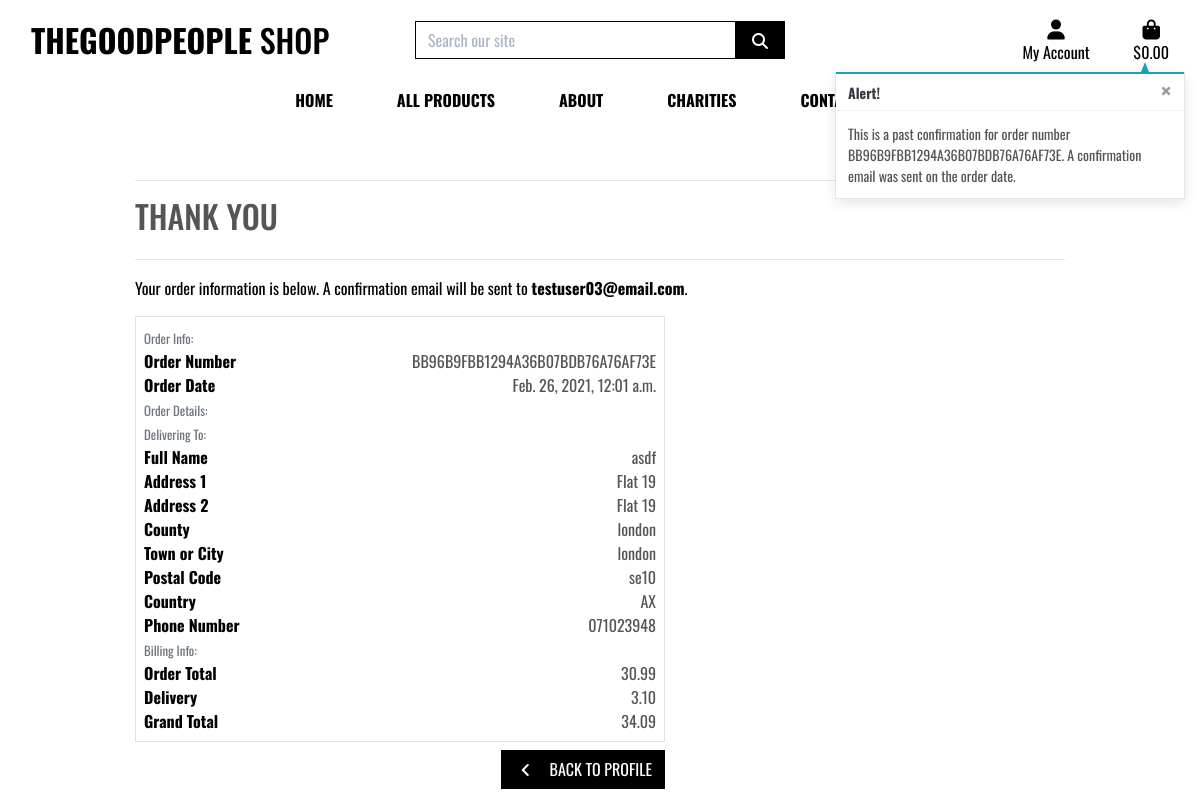
/profile/order_history/BB96B9FBB1294A36B07BDB76A76AF73E, run on the app's committed database.
### checkout/models.py (models this page shows, shortened)
class Order(models.Model):
    order_number = models.CharField(max_length=32, null=False, editable=False)
    user_profile = models.ForeignKey(UserProfile, on_delete=models.SET_NULL,
                                     null=True, blank=True, related_name='orders')
    full_name = models.CharField(max_length=50, null=False, blank=False)
    email = models.EmailField(max_length=254, null=False, blank=False)
    phone_number = models.CharField(max_length=20, null=False, blank=False)
    country = CountryField(blank_label='Country *', null=False, blank=False)
    postcode = models.CharField(max_length=20, null=True, blank=True)
    town_or_city = models.CharField(max_length=40, null=False, blank=False)
    street_address1 = models.CharField(max_length=80, null=False, blank=False)
    street_address2 = models.CharField(max_length=80, null=True, blank=True)
    county = models.CharField(max_length=80, null=True, blank=True)
    date = models.DateTimeField(auto_now_add=True)
    delivery_cost = models.DecimalField(max_digits=6, decimal_places=2, null=False, default=0)
    order_total = models.DecimalField(max_digits=10, decimal_places=2, null=False, default=0)
    grand_total = models.DecimalField(max_digits=10, decimal_places=2, null=False, default=0)
    original_cart = models.TextField(null=False, blank=False, default='')
    stripe_pid = models.CharField(max_length=254, null=False, blank=False, default='')

### profiles/views.py (the view)
# urls.py: path('order_history/<order_number>', views.order_history, name='order_history'),
def order_history(request, order_number):
    order = get_object_or_404(Order, order_number=order_number)
    messages.info(request, (
        f'This is a past confirmation for order number {order_number}. '
        'A confirmation email was sent on the order date.'
    ))
    template = 'checkout/checkout_success.html'
    context = {
        'order': order,
        'from_profile': True,
    }
    return render(request, template, context)

### cart/contexts.py (called while the page is built, shortened)
def cart_contents(request):
    cart_items = []
    total = 0
    product_count = 0
    cart = request.session.get('cart', {})
    if total < settings.FREE_DELIVERY_THRESHOLD:
        delivery = total * Decimal(settings.STANDARD_DELIVERY_PERCENTAGE / 100)
        free_delivery_delta = settings.FREE_DELIVERY_THRESHOLD - total
    else:
        delivery = 0
        free_delivery_delta = 0
    grand_total = delivery + total
    context = {
        'cart_items': cart_items,
        'total': total,
        'product_count': product_count,
        'delivery': delivery,
        'free_delivery_delta': free_delivery_delta,
        'free_delivery_threshold': settings.FREE_DELIVERY_THRESHOLD,
        'grand_total': grand_total,
    }
    return context

### checkout/templates/checkout/checkout_success.html (shortened to what this page needs)
{% extends "base.html" %}
{% load static %}
{% block extra_css %}
    <link rel="stylesheet" href="{% static 'checkout/css/checkout.css' %}">
{% endblock %}
{% block page_header %}
    <div class="container header-container">
    </div>
{% endblock %}
{% block content %}
    <div class="overlay"></div>
    <div class="container">
        <div class="row">
            <div class="col">
                <hr>
                <h2 class="logo-font mb-4">Thank You</h2>
                <hr>
                <p class="text-black">Your order information is below. A confirmation email will be sent to <strong>{{ order.email }}</strong>.</p>
            </div>
        </div>
        <div class="row">
            <div class="col-12 col-lg-7">
                <div class="order-confirmation-wrapper p-2 border">
                    <div class="row">
                        <div class="col">
                            <small class="text-muted">Order Info:</small>
                        </div>
                    </div>
                    <div class="row">
                        <div class="col-12 col-md-4">
                            <p class="mb-0 text-black font-weight-bold">Order Number</p>
                        </div>
                        <div class="col-12 col-md-8 text-md-right">
                            <p class="mb-0">{{ order.order_number }}</p>
                        </div>
                    </div>
                    <div class="row">
                        <div class="col-12 col-md-4">
                            <p class="mb-0 text-black font-weight-bold">Order Date</p>
                        </div>
                        <div class="col-12 col-md-8 text-md-right">
                            <p class="mb-0">{{ order.date }}</p>
                        </div>
                    </div>
                    <div class="row">
                        <div class="col">
                            <small class="text-muted">Order Details:</small>
                        </div>
                    </div>
                    <div class="row">
                        <div class="col">
                            <small class="text-muted">Delivering To:</small>
                        </div>
                    </div>
                    <div class="row">
                        <div class="col-12 col-md-4">
                            <p class="mb-0 text-black font-weight-bold">Full Name</p>
                        </div>
                        <div class="col-12 col-md-8 text-md-right">
                            <p class="mb-0">{{ order.full_name }}</p>
                        </div>
                    </div>
                    <div class="row">
                        <div class="col-12 col-md-4">
                            <p class="mb-0 text-black font-weight-bold">Address 1</p>
                        </div>
                        <div class="col-12 col-md-8 text-md-right">
                            <p class="mb-0">{{ order.street_address1 }}</p>
                        </div>
                    </div>
                    {% if order.street_address2 %}
                    <div class="row">
                        <div class="col-12 col-md-4">
                            <p class="mb-0 text-black font-weight-bold">Address 2</p>
                        </div>
                        <div class="col-12 col-md-8 text-md-right">
                            <p class="mb-0">{{ order.street_address1 }}</p>
                        </div>
                    </div>
                    {% endif %}
                    {% if order.county %}
                    <div class="row">
                        <div class="col-12 col-md-4">
                            <p class="mb-0 text-black font-weight-bold">County</p>
                        </div>
                        <div class="col-12 col-md-8 text-md-right">
                            <p class="mb-0">{{ order.county }}</p>
                        </div>
                    </div>
                    {% endif %}
                    <div class="row">
                        <div class="col-12 col-md-4">
                            <p class="mb-0 text-black font-weight-bold">Town or City</p>
                        </div>
                        <div class="col-12 col-md-8 text-md-right">
                            <p class="mb-0">{{ order.town_or_city }}</p>
                        </div>
                    </div>
                    {% if order.postcode %}
                    <div class="row">
                        <div class="col-12 col-md-4">
                            <p class="mb-0 text-black font-weight-bold">Postal Code</p>
                        </div>
                        <div class="col-12 col-md-8 text-md-right">
                            <p class="mb-0">{{ order.postcode }}</p>
                        </div>
                    </div>
                    {% endif %}
                    <div class="row">
                        <div class="col-12 col-md-4">
                            <p class="mb-0 text-black font-weight-bold">Country</p>
                        </div>
                        <div class="col-12 col-md-8 text-md-right">
                            <p class="mb-0">{{ order.country }}</p>
                        </div>
                    </div>
                    <div class="row">
                        <div class="col-12 col-md-4">
                            <p class="mb-0 text-black font-weight-bold">Phone Number</p>
                        </div>
                        <div class="col-12 col-md-8 text-md-right">
                            <p class="mb-0">{{ order.phone_number }}</p>
                        </div>
                    </div>
                    <div class="row">
                        <div class="col">
                            <small class="text-muted">Billing Info:</small>
                        </div>
                    </div>
                    <div class="row">
                        <div class="col-12 col-md-4">
                            <p class="mb-0 text-black font-weight-bold">Order Total</p>
                        </div>
                        <div class="col-12 col-md-8 text-md-right">
                            <p class="mb-0">{{ order.order_total }}</p>
                        </div>
                    </div>
                    <div class="row">
                        <div class="col-12 col-md-4">
                            <p class="mb-0 text-black font-weight-bold">Delivery</p>
                        </div>
                        <div class="col-12 col-md-8 text-md-right">
                            <p class="mb-0">{{ order.delivery_cost }}</p>
                        </div>
                    </div>
                    <div class="row">
                        <div class="col-12 col-md-4">
                            <p class="mb-0 text-black font-weight-bold">Grand Total</p>
                        </div>
                        <div class="col-12 col-md-8 text-md-right">
                            <p class="mb-0">{{ order.grand_total }}</p>
                        </div>
                    </div>
                </div>
            </div>
        </div>
        <div class="row">
			<div class="col-12 col-lg-7 text-right">
                <a href="{% url 'profile' %}" class="btn btn-black rounded-0 my-2">
                    <span class="icon mr-2">
                        <i class="fas fa-angle-left"></i>
                    </span>
                   <span class="text-uppercase">Back to Profile</span>
                </a>
			</div>
		</div>
    </div>
{% endblock %}

### static/css/base.css (style rules this page uses)
html { height: 100%; }
body { background: url('../images/homepage_background.jpeg') no-repeat center center fixed; background-size: cover; color: #555; font-family: 'Oswald'; }
.icon { align-items: center; display: inline-flex; justify-content: center; height: 1.5rem; width: 1.5rem; }
.logo-font { text-transform: uppercase; }
.btn-black { background: black; color: white; }
.text-black { color: #000 !important; }
.overlay { height: 100%; width: 100%; top: 0; left: 0; position: fixed; background: white; z-index: -1; }
@media (min-width: 1200px) { .container { max-width: 80%; } }
@media (min-width: 992px) { .header-container { padding-top: 164px; } }

### data on the page
Order: email "testuser03@email.com", order_number "BB96B9FBB1294A36B07BDB76A76AF73E", date "Feb. 26, 2021, 12:01 a.m.", full_name "asdf", street_address1 "Flat 19", county "london", town_or_city "london", postcode "se10", country "AX", phone_number "071023948", order_total "30.99", delivery_cost "3.10", grand_total "34.09"

### other printed values
{{ message }} "This is a past confirmation for order number BB96B9FBB1294A36B07BDB76A76AF73E. A confirmation email was sent on the order date."
